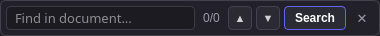
<?xml version="1.0" encoding="UTF-8"?>
<ui version="4.0">
 <class>findbar</class>
 <widget class="QWidget" name="findbar">
  <property name="geometry">
   <rect>
    <x>0</x>
    <y>0</y>
    <width>380</width>
    <height>36</height>
   </rect>
  </property>
  <property name="minimumSize">
   <size>
    <width>320</width>
    <height>36</height>
   </size>
  </property>
  <property name="maximumSize">
   <size>
    <width>600</width>
    <height>36</height>
   </size>
  </property>
  <property name="windowTitle">
   <string>findbar</string>
  </property>
  <property name="styleSheet">
   <string notr="true">#findbar {
    background-color: #222129;
    border: 1px solid #42414d;
    border-radius: 6px;
}

QLineEdit#search_box,
QLineEdit#lineEdit {
    background-color: #1c1b22;
    border: 1px solid #3c3b46;
    border-radius: 4px;
    color: #ffffff;
    padding: 0px 6px;
    font-size: 10pt;
    min-height: 22px;
    max-height: 22px;
    selection-background-color: #214283;
}
QLineEdit#search_box:focus,
QLineEdit#lineEdit:focus {
    border: 1px solid #61ccff;
}

QLabel#matches {
    background: transparent;
    color: #9a9aa6;
    font-size: 9pt;
    font-family: &quot;Segoe UI&quot;, &quot;Tahoma&quot;, sans-serif;
    padding: 0px 4px;
    min-height: 24px;
    max-height: 24px;
}

QPushButton#previous_match,
QPushButton#next_match {
    background-color: #2b2a33;
    border: 1px solid #42414d;
    border-radius: 4px;
    padding: 0px;
    min-width: 22px;
    max-width: 22px;
    min-height: 22px;
    max-height: 22px;
    color: #cfcfd8;
    font-size: 8pt;
}
QPushButton#previous_match:hover,
QPushButton#next_match:hover {
    background-color: #42414d;
    color: #ffffff;
}
QPushButton#previous_match:pressed,
QPushButton#next_match:pressed {
    background-color: #52515e;
}
QPushButton#previous_match:disabled,
QPushButton#next_match:disabled {
    background-color: #1e1e24;
    border-color: #2b2a33;
    color: #555560;
}

QPushButton#search_button,
QPushButton#pushButton {
    background-color: #2b2b36;
    border: 1px solid #6164f6;
    border-radius: 4px;
    padding: 0px 10px;
    min-height: 22px;
    max-height: 22px;
    color: #ffffff;
    font-weight: bold;
    font-size: 9pt;
}
QPushButton#search_button:hover,
QPushButton#pushButton:hover {
    background-color: #6164f6;
}
QPushButton#search_button:pressed,
QPushButton#pushButton:pressed {
    background-color: #4b4ec4;
}

QPushButton#close {
    background-color: transparent;
    border: none;
    border-radius: 4px;
    padding: 0px;
    min-width: 24px;
    max-width: 24px;
    min-height: 24px;
    max-height: 24px;
    color: #9a9aa6;
    font-size: 10pt;
}
QPushButton#close:hover {
    background-color: #e81123;
    color: #ffffff;
}
QPushButton#close:pressed {
    background-color: #c40e1d;
    color: #ffffff;
}</string>
  </property>
  <layout class="QVBoxLayout" name="verticalLayout">
   <property name="leftMargin">
    <number>6</number>
   </property>
   <property name="topMargin">
    <number>5</number>
   </property>
   <property name="rightMargin">
    <number>6</number>
   </property>
   <property name="bottomMargin">
    <number>5</number>
   </property>
   <item>
    <layout class="QHBoxLayout" name="horizontalLayout" stretch="1,0,0,0,0,0">
     <property name="spacing">
      <number>4</number>
     </property>
     <item>
      <widget class="QLineEdit" name="search_box">
       <property name="sizePolicy">
        <sizepolicy hsizetype="Expanding" vsizetype="Fixed">
         <horstretch>0</horstretch>
         <verstretch>0</verstretch>
        </sizepolicy>
       </property>
       <property name="minimumSize">
        <size>
         <width>0</width>
         <height>24</height>
        </size>
       </property>
       <property name="maximumSize">
        <size>
         <width>16777215</width>
         <height>24</height>
        </size>
       </property>
       <property name="font">
        <font>
         <family>Noto Sans SC</family>
         <pointsize>10</pointsize>
        </font>
       </property>
       <property name="placeholderText">
        <string>Find in document...</string>
       </property>
      </widget>
     </item>
     <item>
      <widget class="QLabel" name="matches">
       <property name="sizePolicy">
        <sizepolicy hsizetype="Preferred" vsizetype="Fixed">
         <horstretch>0</horstretch>
         <verstretch>0</verstretch>
        </sizepolicy>
       </property>
       <property name="minimumSize">
        <size>
         <width>0</width>
         <height>24</height>
        </size>
       </property>
       <property name="maximumSize">
        <size>
         <width>16777215</width>
         <height>24</height>
        </size>
       </property>
       <property name="font">
        <font>
         <family>Segoe UI</family>
         <pointsize>9</pointsize>
        </font>
       </property>
       <property name="text">
        <string>0/0</string>
       </property>
       <property name="alignment">
        <set>Qt::AlignmentFlag::AlignCenter</set>
       </property>
       <property name="wordWrap">
        <bool>false</bool>
       </property>
       <property name="margin">
        <number>0</number>
       </property>
      </widget>
     </item>
     <item>
      <widget class="QPushButton" name="previous_match">
       <property name="sizePolicy">
        <sizepolicy hsizetype="Fixed" vsizetype="Fixed">
         <horstretch>0</horstretch>
         <verstretch>0</verstretch>
        </sizepolicy>
       </property>
       <property name="minimumSize">
        <size>
         <width>24</width>
         <height>24</height>
        </size>
       </property>
       <property name="maximumSize">
        <size>
         <width>24</width>
         <height>24</height>
        </size>
       </property>
       <property name="font">
        <font>
         <family>Tahoma</family>
         <pointsize>8</pointsize>
        </font>
       </property>
       <property name="toolTip">
        <string>Previous match (Shift+Enter)</string>
       </property>
       <property name="text">
        <string>▲</string>
       </property>
      </widget>
     </item>
     <item>
      <widget class="QPushButton" name="next_match">
       <property name="sizePolicy">
        <sizepolicy hsizetype="Fixed" vsizetype="Fixed">
         <horstretch>0</horstretch>
         <verstretch>0</verstretch>
        </sizepolicy>
       </property>
       <property name="minimumSize">
        <size>
         <width>24</width>
         <height>24</height>
        </size>
       </property>
       <property name="maximumSize">
        <size>
         <width>24</width>
         <height>24</height>
        </size>
       </property>
       <property name="font">
        <font>
         <family>Tahoma</family>
         <pointsize>8</pointsize>
        </font>
       </property>
       <property name="toolTip">
        <string>Next match (Enter)</string>
       </property>
       <property name="text">
        <string>▼</string>
       </property>
      </widget>
     </item>
     <item>
      <widget class="QPushButton" name="search_button">
       <property name="sizePolicy">
        <sizepolicy hsizetype="Fixed" vsizetype="Fixed">
         <horstretch>0</horstretch>
         <verstretch>0</verstretch>
        </sizepolicy>
       </property>
       <property name="minimumSize">
        <size>
         <width>0</width>
         <height>24</height>
        </size>
       </property>
       <property name="maximumSize">
        <size>
         <width>16777215</width>
         <height>24</height>
        </size>
       </property>
       <property name="font">
        <font>
         <family>Tahoma</family>
         <pointsize>9</pointsize>
         <bold>true</bold>
        </font>
       </property>
       <property name="toolTip">
        <string>Search</string>
       </property>
       <property name="text">
        <string>Search</string>
       </property>
      </widget>
     </item>
     <item>
      <widget class="QPushButton" name="close">
       <property name="sizePolicy">
        <sizepolicy hsizetype="Fixed" vsizetype="Fixed">
         <horstretch>0</horstretch>
         <verstretch>0</verstretch>
        </sizepolicy>
       </property>
       <property name="minimumSize">
        <size>
         <width>24</width>
         <height>24</height>
        </size>
       </property>
       <property name="maximumSize">
        <size>
         <width>24</width>
         <height>24</height>
        </size>
       </property>
       <property name="toolTip">
        <string>Close (Esc)</string>
       </property>
       <property name="text">
        <string>✕</string>
       </property>
      </widget>
     </item>
    </layout>
   </item>
  </layout>
 </widget>
 <resources/>
 <connections/>
</ui>
